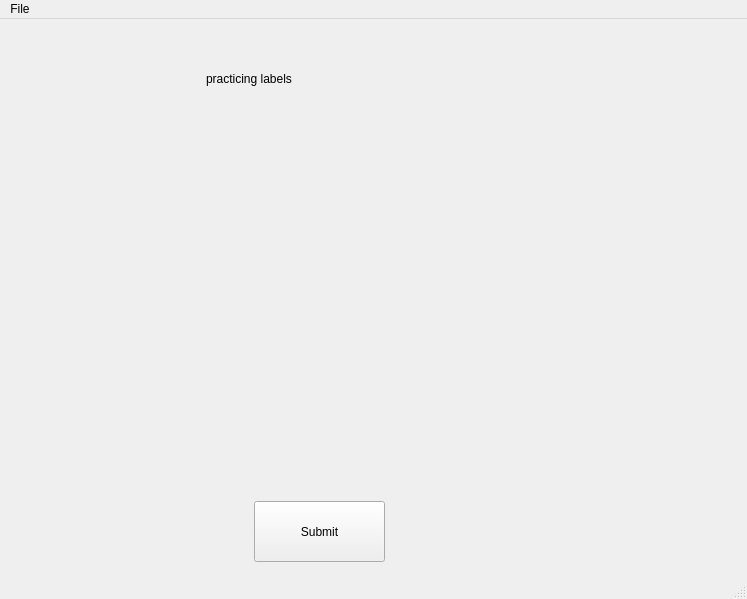
<?xml version="1.0" encoding="UTF-8"?>
<ui version="4.0">
 <class>MainWindow</class>
 <widget class="QMainWindow" name="MainWindow">
  <property name="geometry">
   <rect>
    <x>0</x>
    <y>0</y>
    <width>747</width>
    <height>599</height>
   </rect>
  </property>
  <property name="windowTitle">
   <string>MainWindow</string>
  </property>
  <widget class="QWidget" name="centralwidget">
   <widget class="QLabel" name="header">
    <property name="geometry">
     <rect>
      <x>206</x>
      <y>10</y>
      <width>281</width>
      <height>100</height>
     </rect>
    </property>
    <property name="minimumSize">
     <size>
      <width>100</width>
      <height>100</height>
     </size>
    </property>
    <property name="autoFillBackground">
     <bool>true</bool>
    </property>
    <property name="text">
     <string>practicing labels</string>
    </property>
   </widget>
   <widget class="QPushButton" name="submitbutton">
    <property name="geometry">
     <rect>
      <x>254</x>
      <y>482</y>
      <width>131</width>
      <height>61</height>
     </rect>
    </property>
    <property name="text">
     <string>Submit</string>
    </property>
   </widget>
  </widget>
  <widget class="QMenuBar" name="menubar">
   <property name="geometry">
    <rect>
     <x>0</x>
     <y>0</y>
     <width>747</width>
     <height>21</height>
    </rect>
   </property>
   <widget class="QMenu" name="menuFile">
    <property name="title">
     <string>File</string>
    </property>
   </widget>
   <addaction name="menuFile"/>
  </widget>
  <widget class="QStatusBar" name="statusbar"/>
 </widget>
 <resources/>
 <connections/>
</ui>
